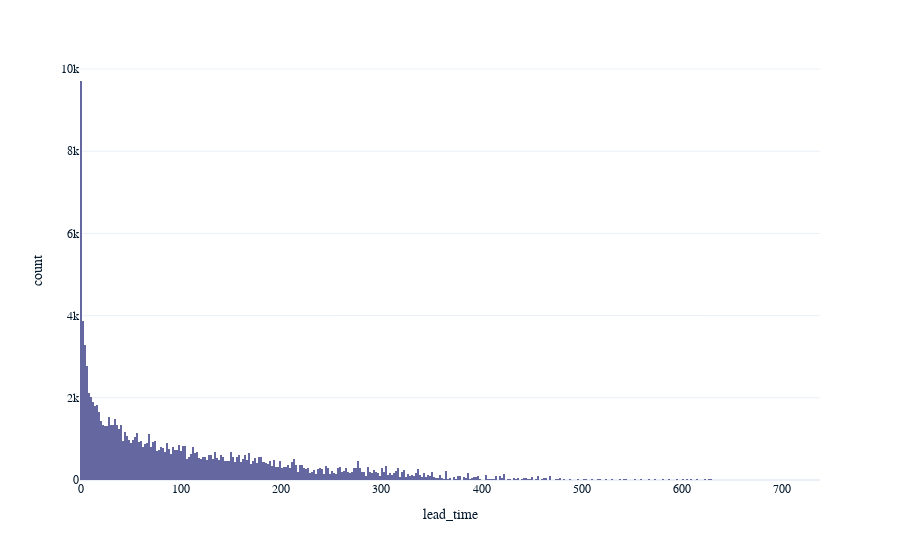

Notebook cell for this chart:
### Code cell
# Let's look into lead_time data
px.histogram(df, x='lead_time')

### Figure 1 — Plotly figure (JSON) as saved in the notebook; plotly's stock layout.template omitted (floating-point values rounded to 4 significant figures; data arrays with more than 128 entries replaced by an {"elided": "..."} marker saying what was removed)
{"data": [{"alignmentgroup": "True", "bingroup": "x", "hovertemplate": "lead_time=%{x}<br>count=%{y}<extra></extra>", "legendgroup": "", "marker": {"color": "#6568a0", "pattern": {"shape": ""}}, "name": "", "offsetgroup": "", "orientation": "v", "showlegend": false, "x": {"elided": "119210 int values"}, "xaxis": "x", "yaxis": "y", "type": "histogram"}], "layout": {"xaxis": {"anchor": "y", "domain": [0, 1], "title": {"text": "lead_time"}}, "yaxis": {"anchor": "x", "domain": [0, 1], "title": {"text": "count"}}, "legend": {"tracegroupgap": 0}, "margin": {"t": 60}, "barmode": "relative"}}
